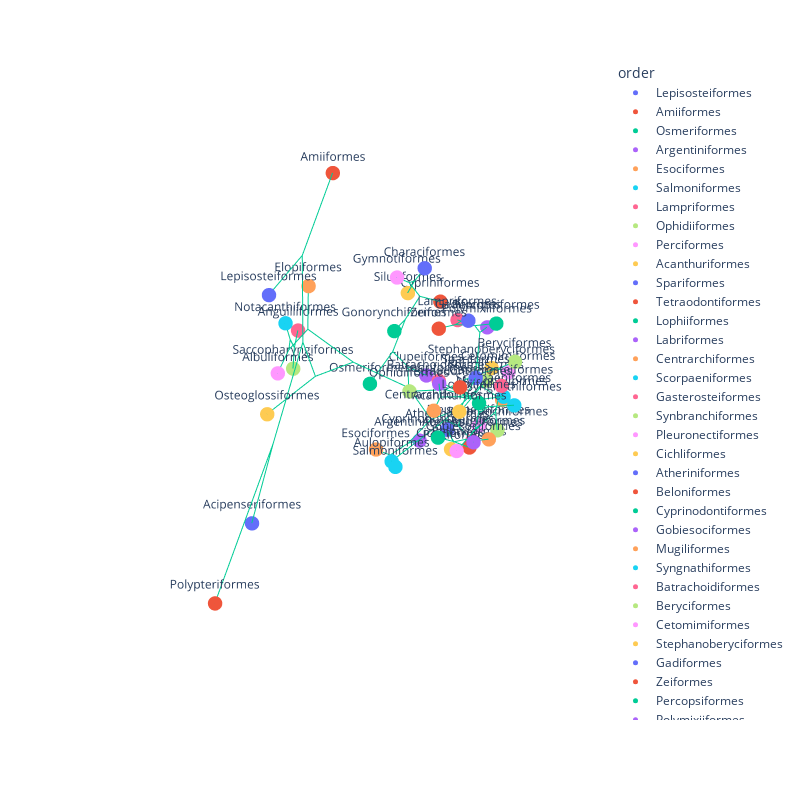

Source (notebook cell):
### Code cell
# Add a column for the order.
random_taxa_mds_df['order'] = random_taxa_mds_df.index.map(lambda g: genus_order_family_taxon_lookup[genus_order_family_taxon_lookup['taxon'] == g]['order'].values[0])

# Reorder the columns so order is first.
random_taxa_mds_df = random_taxa_mds_df[['order', 'x', 'y', 'z']]

# Save it out as a CSV file so we can run Wandrille's script on it to put in branches.
random_taxa_mds_df.to_csv("output/random_taxa_mds_coords.csv", index=False)

%run ./integrate_tree_to_XYZ/integrate_tree_to_XYZ.py -i output/random_taxa_mds_coords.csv -t "output/Actinopterygii_order_level.nwk" -o "output/random_taxa_mds" --ignore-missing --use-z-from-file

random_taxa_mds_branches = pd.read_csv("output/random_taxa_mds.branches.csv")
Xb = []
Yb = []
Zb = []

for i,row in random_taxa_mds_branches.iterrows():
    Xb += [ row.x0 , row.x1 , None ]
    Yb += [ row.y0 , row.y1 , None ]
    Zb += [ row.z0 , row.z1 , None ]

# Plot it and use the order as the color and label.
fig = px.scatter_3d(random_taxa_mds_df, x='x', y='y', z='z', color='order', text='order')
fig.add_trace(go.Scatter3d(x=Xb, y=Yb, z=Zb, mode='lines'))
fig.update_layout(height=800, width=800)
# Make the backgroud planes invisible.
fig.update_scenes(xaxis_visible=False, yaxis_visible=False, zaxis_visible=False)
fig.update_traces(marker=dict(size=5), textposition='top center')

### Figure 1 — Plotly figure (JSON) as saved in the notebook; plotly's stock layout.template omitted (floating-point values rounded to 4 significant figures; data arrays with more than 128 entries replaced by an {"elided": "..."} marker saying what was removed)
{"data": [{"hovertemplate": "order=%{text}<br>x=%{x}<br>y=%{y}<br>z=%{z}<extra></extra>", "legendgroup": "Lepisosteiformes", "marker": {"color": "#636efa", "size": 5, "symbol": "circle"}, "mode": "markers+text", "name": "Lepisosteiformes", "scene": "scene", "showlegend": true, "text": ["Lepisosteiformes"], "textposition": "top center", "type": "scatter3d", "x": [411.2], "y": [-72.12], "z": [381.4]}, {"hovertemplate": "order=%{text}<br>x=%{x}<br>y=%{y}<br>z=%{z}<extra></extra>", "legendgroup": "Amiiformes", "marker": {"color": "#EF553B", "size": 5, "symbol": "circle"}, "mode": "markers+text", "name": "Amiiformes", "scene": "scene", "showlegend": true, "text": ["Amiiformes"], "textposition": "top center", "type": "scatter3d", "x": [118.8], "y": [-187.9], "z": [525.2]}, {"hovertemplate": "order=%{text}<br>x=%{x}<br>y=%{y}<br>z=%{z}<extra></extra>", "legendgroup": "Osmeriformes", "marker": {"color": "#00cc96", "size": 5, "symbol": "circle"}, "mode": "markers+text", "name": "Osmeriformes", "scene": "scene", "showlegend": true, "text": ["Osmeriformes"], "textposition": "top center", "type": "scatter3d", "x": [-100.4], "y": [-264.9], "z": [-179.6]}, {"hovertemplate": "order=%{text}<br>x=%{x}<br>y=%{y}<br>z=%{z}<extra></extra>", "legendgroup": "Argentiniformes", "marker": {"color": "#ab63fa", "size": 5, "symbol": "circle"}, "mode": "markers+text", "name": "Argentiniformes", "scene": "scene", "showlegend": true, "text": ["Argentiniformes"], "textposition": "top center", "type": "scatter3d", "x": [-111.3], "y": [-77.47], "z": [-290.3]}, {"hovertemplate": "order=%{text}<br>x=%{x}<br>y=%{y}<br>z=%{z}<extra></extra>", "legendgroup": "Esociformes", "marker": {"color": "#FFA15A", "size": 5, "symbol": "circle"}, "mode": "markers+text", "name": "Esociformes", "scene": "scene", "showlegend": true, "text": ["Esociformes"], "textposition": "top center", "type": "scatter3d", "x": [27.25], "y": [-118.6], "z": [-266.2]}, {"hovertemplate": "order=%{text}<br>x=%{x}<br>y=%{y}<br>z=%{z}<extra></extra>", "legendgroup": "Salmoniformes", "marker": {"color": "#19d3f3", "size": 5, "symbol": "circle"}, "mode": "markers+text", "name": "Salmoniformes", "scene": "scene", "showlegend": true, "text": ["Salmoniformes"], "textposition": "top center", "type": "scatter3d", "x": [9.506], "y": [-60.57], "z": [-304.8]}, {"hovertemplate": "order=%{text}<br>x=%{x}<br>y=%{y}<br>z=%{z}<extra></extra>", "legendgroup": "Lampriformes", "marker": {"color": "#FF6692", "size": 5, "symbol": "circle"}, "mode": "markers+text", "name": "Lampriformes", "scene": "scene", "showlegend": true, "text": ["Lampriformes"], "textposition": "top center", "type": "scatter3d", "x": [-76.16], "y": [39.53], "z": [169.4]}, {"hovertemplate": "order=%{text}<br>x=%{x}<br>y=%{y}<br>z=%{z}<extra></extra>", "legendgroup": "Ophidiiformes", "marker": {"color": "#B6E880", "size": 5, "symbol": "circle"}, "mode": "markers+text", "name": "Ophidiiformes", "scene": "scene", "showlegend": true, "text": ["Ophidiiformes"], "textposition": "top center", "type": "scatter3d", "x": [80.05], "y": [30.81], "z": [32.24]}, {"hovertemplate": "order=%{text}<br>x=%{x}<br>y=%{y}<br>z=%{z}<extra></extra>", "legendgroup": "Perciformes", "marker": {"color": "#FF97FF", "size": 5, "symbol": "circle"}, "mode": "markers+text", "name": "Perciformes", "scene": "scene", "showlegend": true, "text": ["Perciformes"], "textposition": "top center", "type": "scatter3d", "x": [52.77], "y": [165.9], "z": [-90.1]}, {"hovertemplate": "order=%{text}<br>x=%{x}<br>y=%{y}<br>z=%{z}<extra></extra>", "legendgroup": "Acanthuriformes", "marker": {"color": "#FECB52", "size": 5, "symbol": "circle"}, "mode": "markers+text", "name": "Acanthuriformes", "scene": "scene", "showlegend": true, "text": ["Acanthuriformes"], "textposition": "top center", "type": "scatter3d", "x": [80.13], "y": [180.5], "z": [50.74]}, {"hovertemplate": "order=%{text}<br>x=%{x}<br>y=%{y}<br>z=%{z}<extra></extra>", "legendgroup": "Spariformes", "marker": {"color": "#636efa", "size": 5, "symbol": "circle"}, "mode": "markers+text", "name": "Spariformes", "scene": "scene", "showlegend": true, "text": ["Spariformes"], "textposition": "top center", "type": "scatter3d", "x": [14.05], "y": [169.9], "z": [107.1]}, {"hovertemplate": "order=%{text}<br>x=%{x}<br>y=%{y}<br>z=%{z}<extra></extra>", "legendgroup": "Tetraodontiformes", "marker": {"color": "#EF553B", "size": 5, "symbol": "circle"}, "mode": "markers+text", "name": "Tetraodontiformes", "scene": "scene", "showlegend": true, "text": ["Tetraodontiformes"], "textposition": "top center", "type": "scatter3d", "x": [58.36], "y": [160.3], "z": [97.81]}, {"hovertemplate": "order=%{text}<br>x=%{x}<br>y=%{y}<br>z=%{z}<extra></extra>", "legendgroup": "Lophiiformes", "marker": {"color": "#00cc96", "size": 5, "symbol": "circle"}, "mode": "markers+text", "name": "Lophiiformes", "scene": "scene", "showlegend": true, "text": ["Lophiiformes"], "textposition": "top center", "type": "scatter3d", "x": [38.17], "y": [202.9], "z": [64.67]}, {"hovertemplate": "order=%{text}<br>x=%{x}<br>y=%{y}<br>z=%{z}<extra></extra>", "legendgroup": "Labriformes", "marker": {"color": "#ab63fa", "size": 5, "symbol": "circle"}, "mode": "markers+text", "name": "Labriformes", "scene": "scene", "showlegend": true, "text": ["Labriformes"], "textposition": "top center", "type": "scatter3d", "x": [63.32], "y": [104.7], "z": [82.68]}, {"hovertemplate": "order=%{text}<br>x=%{x}<br>y=%{y}<br>z=%{z}<extra></extra>", "legendgroup": "Centrarchiformes", "marker": {"color": "#FFA15A", "size": 5, "symbol": "circle"}, "mode": "markers+text", "name": "Centrarchiformes", "scene": "scene", "showlegend": true, "text": ["Centrarchiformes"], "textposition": "top center", "type": "scatter3d", "x": [105.4], "y": [127.1], "z": [38.66]}, {"hovertemplate": "order=%{text}<br>x=%{x}<br>y=%{y}<br>z=%{z}<extra></extra>", "legendgroup": "Scorpaeniformes", "marker": {"color": "#19d3f3", "size": 5, "symbol": "circle"}, "mode": "markers+text", "name": "Scorpaeniformes", "scene": "scene", "showlegend": true, "text": ["Scorpaeniformes"], "textposition": "top center", "type": "scatter3d", "x": [-39.63], "y": [217.2], "z": [50.51]}, {"hovertemplate": "order=%{text}<br>x=%{x}<br>y=%{y}<br>z=%{z}<extra></extra>", "legendgroup": "Gasterosteiformes", "marker": {"color": "#FF6692", "size": 5, "symbol": "circle"}, "mode": "markers+text", "name": "Gasterosteiformes", "scene": "scene", "showlegend": true, "text": ["Gasterosteiformes"], "textposition": "top center", "type": "scatter3d", "x": [-45.76], "y": [203.7], "z": [71.99]}, {"hovertemplate": "order=%{text}<br>x=%{x}<br>y=%{y}<br>z=%{z}<extra></extra>", "legendgroup": "Synbranchiformes", "marker": {"color": "#B6E880", "size": 5, "symbol": "circle"}, "mode": "markers+text", "name": "Synbranchiformes", "scene": "scene", "showlegend": true, "text": ["Synbranchiformes"], "textposition": "top center", "type": "scatter3d", "x": [-67.74], "y": [196.6], "z": [-76.5]}, {"hovertemplate": "order=%{text}<br>x=%{x}<br>y=%{y}<br>z=%{z}<extra></extra>", "legendgroup": "Pleuronectiformes", "marker": {"color": "#FF97FF", "size": 5, "symbol": "circle"}, "mode": "markers+text", "name": "Pleuronectiformes", "scene": "scene", "showlegend": true, "text": ["Pleuronectiformes"], "textposition": "top center", "type": "scatter3d", "x": [-67.28], "y": [141.9], "z": [-92.24]}, {"hovertemplate": "order=%{text}<br>x=%{x}<br>y=%{y}<br>z=%{z}<extra></extra>", "legendgroup": "Cichliformes", "marker": {"color": "#FECB52", "size": 5, "symbol": "circle"}, "mode": "markers+text", "name": "Cichliformes", "scene": "scene", "showlegend": true, "text": ["Cichliformes"], "textposition": "top center", "type": "scatter3d", "x": [57.37], "y": [152.3], "z": [-89.68]}, {"hovertemplate": "order=%{text}<br>x=%{x}<br>y=%{y}<br>z=%{z}<extra></extra>", "legendgroup": "Atheriniformes", "marker": {"color": "#636efa", "size": 5, "symbol": "circle"}, "mode": "markers+text", "name": "Atheriniformes", "scene": "scene", "showlegend": true, "text": ["Atheriniformes"], "textposition": "top center", "type": "scatter3d", "x": [13.21], "y": [103.9], "z": [-81.29]}, {"hovertemplate": "order=%{text}<br>x=%{x}<br>y=%{y}<br>z=%{z}<extra></extra>", "legendgroup": "Beloniformes", "marker": {"color": "#EF553B", "size": 5, "symbol": "circle"}, "mode": "markers+text", "name": "Beloniformes", "scene": "scene", "showlegend": true, "text": ["Beloniformes"], "textposition": "top center", "type": "scatter3d", "x": [-4.422], "y": [163.1], "z": [-114.0]}, {"hovertemplate": "order=%{text}<br>x=%{x}<br>y=%{y}<br>z=%{z}<extra></extra>", "legendgroup": "Cyprinodontiformes", "marker": {"color": "#00cc96", "size": 5, "symbol": "circle"}, "mode": "markers+text", "name": "Cyprinodontiformes", "scene": "scene", "showlegend": true, "text": ["Cyprinodontiformes"], "textposition": "top center", "type": "scatter3d", "x": [88.05], "y": [132.9], "z": [-47.39]}, {"hovertemplate": "order=%{text}<br>x=%{x}<br>y=%{y}<br>z=%{z}<extra></extra>", "legendgroup": "Gobiesociformes", "marker": {"color": "#ab63fa", "size": 5, "symbol": "circle"}, "mode": "markers+text", "name": "Gobiesociformes", "scene": "scene", "showlegend": true, "text": ["Gobiesociformes"], "textposition": "top center", "type": "scatter3d", "x": [47.42], "y": [207.0], "z": [-42.62]}, {"hovertemplate": "order=%{text}<br>x=%{x}<br>y=%{y}<br>z=%{z}<extra></extra>", "legendgroup": "Mugiliformes", "marker": {"color": "#FFA15A", "size": 5, "symbol": "circle"}, "mode": "markers+text", "name": "Mugiliformes", "scene": "scene", "showlegend": true, "text": ["Mugiliformes"], "textposition": "top center", "type": "scatter3d", "x": [-5.725], "y": [214.2], "z": [-59.79]}, {"hovertemplate": "order=%{text}<br>x=%{x}<br>y=%{y}<br>z=%{z}<extra></extra>", "legendgroup": "Syngnathiformes", "marker": {"color": "#19d3f3", "size": 5, "symbol": "circle"}, "mode": "markers+text", "name": "Syngnathiformes", "scene": "scene", "showlegend": true, "text": ["Syngnathiformes"], "textposition": "top center", "type": "scatter3d", "x": [-107.9], "y": [209.2], "z": [-14.42]}, {"hovertemplate": "order=%{text}<br>x=%{x}<br>y=%{y}<br>z=%{z}<extra></extra>", "legendgroup": "Batrachoidiformes", "marker": {"color": "#FF6692", "size": 5, "symbol": "circle"}, "mode": "markers+text", "name": "Batrachoidiformes", "scene": "scene", "showlegend": true, "text": ["Batrachoidiformes"], "textposition": "top center", "type": "scatter3d", "x": [-40.54], "y": [25.59], "z": [1.332]}, {"hovertemplate": "order=%{text}<br>x=%{x}<br>y=%{y}<br>z=%{z}<extra></extra>", "legendgroup": "Beryciformes", "marker": {"color": "#B6E880", "size": 5, "symbol": "circle"}, "mode": "markers+text", "name": "Beryciformes", "scene": "scene", "showlegend": true, "text": ["Beryciformes"], "textposition": "top center", "type": "scatter3d", "x": [-154.1], "y": [166.0], "z": [71.65]}, {"hovertemplate": "order=%{text}<br>x=%{x}<br>y=%{y}<br>z=%{z}<extra></extra>", "legendgroup": "Cetomimiformes", "marker": {"color": "#FF97FF", "size": 5, "symbol": "circle"}, "mode": "markers+text", "name": "Cetomimiformes", "scene": "scene", "showlegend": true, "text": ["Cetomimiformes"], "textposition": "top center", "type": "scatter3d", "x": [-175.6], "y": [139.3], "z": [17.97]}, {"hovertemplate": "order=%{text}<br>x=%{x}<br>y=%{y}<br>z=%{z}<extra></extra>", "legendgroup": "Stephanoberyciformes", "marker": {"color": "#FECB52", "size": 5, "symbol": "circle"}, "mode": "markers+text", "name": "Stephanoberyciformes", "scene": "scene", "showlegend": true, "text": ["Stephanoberyciformes"], "textposition": "top center", "type": "scatter3d", "x": [-163.8], "y": [96.07], "z": [15.39]}, {"hovertemplate": "order=%{text}<br>x=%{x}<br>y=%{y}<br>z=%{z}<extra></extra>", "legendgroup": "Gadiformes", "marker": {"color": "#636efa", "size": 5, "symbol": "circle"}, "mode": "markers+text", "name": "Gadiformes", "scene": "scene", "showlegend": true, "text": ["Gadiformes"], "textposition": "top center", "type": "scatter3d", "x": [-56.87], "y": [84.11], "z": [194.0]}, {"hovertemplate": "order=%{text}<br>x=%{x}<br>y=%{y}<br>z=%{z}<extra></extra>", "legendgroup": "Zeiformes", "marker": {"color": "#EF553B", "size": 5, "symbol": "circle"}, "mode": "markers+text", "name": "Zeiformes", "scene": "scene", "showlegend": true, "text": ["Zeiformes"], "textposition": "top center", "type": "scatter3d", "x": [1.613], "y": [43.98], "z": [180.0]}, {"hovertemplate": "order=%{text}<br>x=%{x}<br>y=%{y}<br>z=%{z}<extra></extra>", "legendgroup": "Percopsiformes", "marker": {"color": "#00cc96", "size": 5, "symbol": "circle"}, "mode": "markers+text", "name": "Percopsiformes", "scene": "scene", "showlegend": true, "text": ["Percopsiformes"], "textposition": "top center", "type": "scatter3d", "x": [-129.9], "y": [114.7], "z": [168.5]}, {"hovertemplate": "order=%{text}<br>x=%{x}<br>y=%{y}<br>z=%{z}<extra></extra>", "legendgroup": "Polymixiiformes", "marker": {"color": "#ab63fa", "size": 5, "symbol": "circle"}, "mode": "markers+text", "name": "Polymixiiformes", "scene": "scene", "showlegend": true, "text": ["Polymixiiformes"], "textposition": "top center", "type": "scatter3d", "x": [-172.2], "y": [63.03], "z": [118.5]}, {"hovertemplate": "order=%{text}<br>x=%{x}<br>y=%{y}<br>z=%{z}<extra></extra>", "legendgroup": "Myctophiformes", "marker": {"color": "#FFA15A", "size": 5, "symbol": "circle"}, "mode": "markers+text", "name": "Myctophiformes", "scene": "scene", "showlegend": true, "text": ["Myctophiformes"], "textposition": "top center", "type": "scatter3d", "x": [-199.2], "y": [118.5], "z": [-91.31]}, {"hovertemplate": "order=%{text}<br>x=%{x}<br>y=%{y}<br>z=%{z}<extra></extra>", "legendgroup": "Aulopiformes", "marker": {"color": "#19d3f3", "size": 5, "symbol": "circle"}, "mode": "markers+text", "name": "Aulopiformes", "scene": "scene", "showlegend": true, "text": ["Aulopiformes"], "textposition": "top center", "type": "scatter3d", "x": [130.1], "y": [27.57], "z": [-159.7]}, {"hovertemplate": "order=%{text}<br>x=%{x}<br>y=%{y}<br>z=%{z}<extra></extra>", "legendgroup": "Ateleopodiformes", "marker": {"color": "#FF6692", "size": 5, "symbol": "circle"}, "mode": "markers+text", "name": "Ateleopodiformes", "scene": "scene", "showlegend": true, "text": ["Ateleopodiformes"], "textposition": "top center", "type": "scatter3d", "x": [-137.1], "y": [82.31], "z": [-214.6]}, {"hovertemplate": "order=%{text}<br>x=%{x}<br>y=%{y}<br>z=%{z}<extra></extra>", "legendgroup": "Stomiiformes", "marker": {"color": "#B6E880", "size": 5, "symbol": "circle"}, "mode": "markers+text", "name": "Stomiiformes", "scene": "scene", "showlegend": true, "text": ["Stomiiformes"], "textposition": "top center", "type": "scatter3d", "x": [-256.2], "y": [25.91], "z": [-102.3]}, {"hovertemplate": "order=%{text}<br>x=%{x}<br>y=%{y}<br>z=%{z}<extra></extra>", "legendgroup": "Gymnotiformes", "marker": {"color": "#FF97FF", "size": 5, "symbol": "circle"}, "mode": "markers+text", "name": "Gymnotiformes", "scene": "scene", "showlegend": true, "text": ["Gymnotiformes"], "textposition": "top center", "type": "scatter3d", "x": [-177.7], "y": [-245.5], "z": [143.1]}, {"hovertemplate": "order=%{text}<br>x=%{x}<br>y=%{y}<br>z=%{z}<extra></extra>", "legendgroup": "Siluriformes", "marker": {"color": "#FECB52", "size": 5, "symbol": "circle"}, "mode": "markers+text", "name": "Siluriformes", "scene": "scene", "showlegend": true, "text": ["Siluriformes"], "textposition": "top center", "type": "scatter3d", "x": [-224.4], "y": [-243.5], "z": [78.47]}, {"hovertemplate": "order=%{text}<br>x=%{x}<br>y=%{y}<br>z=%{z}<extra></extra>", "legendgroup": "Characiformes", "marker": {"color": "#636efa", "size": 5, "symbol": "circle"}, "mode": "markers+text", "name": "Characiformes", "scene": "scene", "showlegend": true, "text": ["Characiformes"], "textposition": "top center", "type": "scatter3d", "x": [-233.4], "y": [-196.7], "z": [168.5]}, {"hovertemplate": "order=%{text}<br>x=%{x}<br>y=%{y}<br>z=%{z}<extra></extra>", "legendgroup": "Cypriniformes", "marker": {"color": "#EF553B", "size": 5, "symbol": "circle"}, "mode": "markers+text", "name": "Cypriniformes", "scene": "scene", "showlegend": true, "text": ["Cypriniformes"], "textposition": "top center", "type": "scatter3d", "x": [-299.8], "y": [-185.6], "z": [44.49]}, {"hovertemplate": "order=%{text}<br>x=%{x}<br>y=%{y}<br>z=%{z}<extra></extra>", "legendgroup": "Gonorynchiformes", "marker": {"color": "#00cc96", "size": 5, "symbol": "circle"}, "mode": "markers+text", "name": "Gonorynchiformes", "scene": "scene", "showlegend": true, "text": ["Gonorynchiformes"], "textposition": "top center", "type": "scatter3d", "x": [-201.3], "y": [-267.2], "z": [-45.28]}, {"hovertemplate": "order=%{text}<br>x=%{x}<br>y=%{y}<br>z=%{z}<extra></extra>", "legendgroup": "Clupeiformes", "marker": {"color": "#ab63fa", "size": 5, "symbol": "circle"}, "mode": "markers+text", "name": "Clupeiformes", "scene": "scene", "showlegend": true, "text": ["Clupeiformes"], "textposition": "top center", "type": "scatter3d", "x": [-253.3], "y": [-179.9], "z": [-182.9]}, {"hovertemplate": "order=%{text}<br>x=%{x}<br>y=%{y}<br>z=%{z}<extra></extra>", "legendgroup": "Elopiformes", "marker": {"color": "#FFA15A", "size": 5, "symbol": "circle"}, "mode": "markers+text", "name": "Elopiformes", "scene": "scene", "showlegend": true, "text": ["Elopiformes"], "textposition": "top center", "type": "scatter3d", "x": [76.08], "y": [-323.6], "z": [182.4]}, {"hovertemplate": "order=%{text}<br>x=%{x}<br>y=%{y}<br>z=%{z}<extra></extra>", "legendgroup": "Notacanthiformes", "marker": {"color": "#19d3f3", "size": 5, "symbol": "circle"}, "mode": "markers+text", "name": "Notacanthiformes", "scene": "scene", "showlegend": true, "text": ["Notacanthiformes"], "textposition": "top center", "type": "scatter3d", "x": [181.2], "y": [-297.2], "z": [127.5]}, {"hovertemplate": "order=%{text}<br>x=%{x}<br>y=%{y}<br>z=%{z}<extra></extra>", "legendgroup": "Anguilliformes", "marker": {"color": "#FF6692", "size": 5, "symbol": "circle"}, "mode": "markers+text", "name": "Anguilliformes", "scene": "scene", "showlegend": true, "text": ["Anguilliformes"], "textposition": "top center", "type": "scatter3d", "x": [78.0], "y": [-368.4], "z": [32.16]}, {"hovertemplate": "order=%{text}<br>x=%{x}<br>y=%{y}<br>z=%{z}<extra></extra>", "legendgroup": "Saccopharyngiformes", "marker": {"color": "#B6E880", "size": 5, "symbol": "circle"}, "mode": "markers+text", "name": "Saccopharyngiformes", "scene": "scene", "showlegend": true, "text": ["Saccopharyngiformes"], "textposition": "top center", "type": "scatter3d", "x": [116.3], "y": [-350.7], "z": [-64.84]}, {"hovertemplate": "order=%{text}<br>x=%{x}<br>y=%{y}<br>z=%{z}<extra></extra>", "legendgroup": "Albuliformes", "marker": {"color": "#FF97FF", "size": 5, "symbol": "circle"}, "mode": "markers+text", "name": "Albuliformes", "scene": "scene", "showlegend": true, "text": ["Albuliformes"], "textposition": "top center", "type": "scatter3d", "x": [212.8], "y": [-300.1], "z": [-9.984]}, {"hovertemplate": "order=%{text}<br>x=%{x}<br>y=%{y}<br>z=%{z}<extra></extra>", "legendgroup": "Osteoglossiformes", "marker": {"color": "#FECB52", "size": 5, "symbol": "circle"}, "mode": "markers+text", "name": "Osteoglossiformes", "scene": "scene", "showlegend": true, "text": ["Osteoglossiformes"], "textposition": "top center", "type": "scatter3d", "x": [389.9], "y": [-130.8], "z": [42.49]}, {"hovertemplate": "order=%{text}<br>x=%{x}<br>y=%{y}<br>z=%{z}<extra></extra>", "legendgroup": "Acipenseriformes", "marker": {"color": "#636efa", "size": 5, "symbol": "circle"}, "mode": "markers+text", "name": "Acipenseriformes", "scene": "scene", "showlegend": true, "text": ["Acipenseriformes"], "textposition": "top center", "type": "scatter3d", "x": [349.9], "y": [-282.7], "z": [-439.0]}, {"hovertemplate": "order=%{text}<br>x=%{x}<br>y=%{y}<br>z=%{z}<extra></extra>", "legendgroup": "Polypteriformes", "marker": {"color": "#EF553B", "size": 5, "symbol": "circle"}, "mode": "markers+text", "name": "Polypteriformes", "scene": "scene", "showlegend": true, "text": ["Polypteriformes"], "textposition": "top center", "type": "scatter3d", "x": [700.8], "y": [42.9], "z": [-200.0]}, {"marker": {"size": 5}, "mode": "lines", "textposition": "top center", "type": "scatter3d", "x": {"elided": "306 float values"}, "y": {"elided": "306 float values"}, "z": {"elided": "306 float values"}}], "layout": {"height": 800, "legend": {"title": {"text": "order"}, "tracegroupgap": 0}, "margin": {"t": 60}, "scene": {"domain": {"x": [0, 1], "y": [0, 1]}, "xaxis": {"title": {"text": "x"}, "visible": false}, "yaxis": {"title": {"text": "y"}, "visible": false}, "zaxis": {"title": {"text": "z"}, "visible": false}}, "width": 800}}
